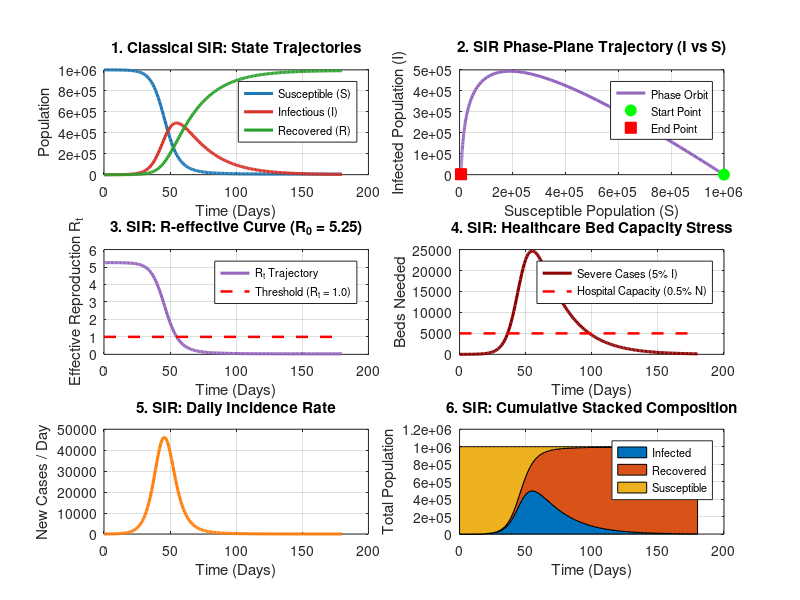
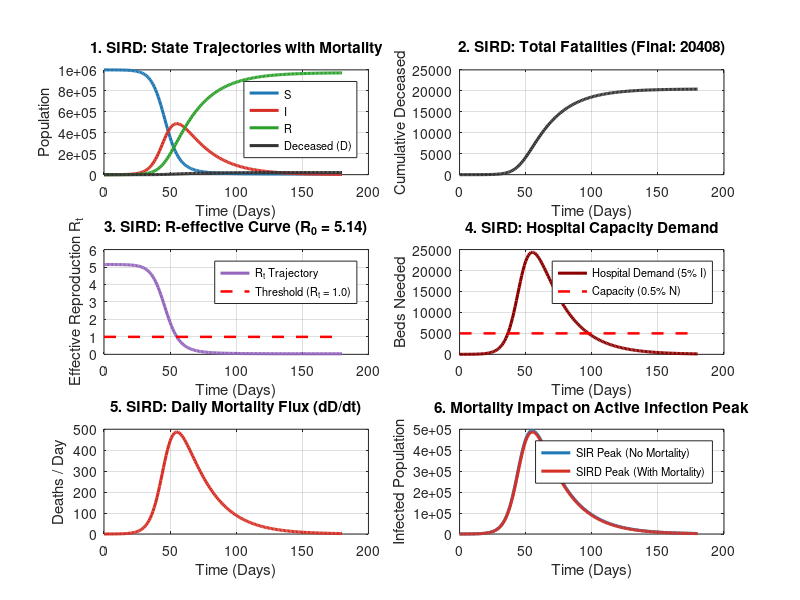
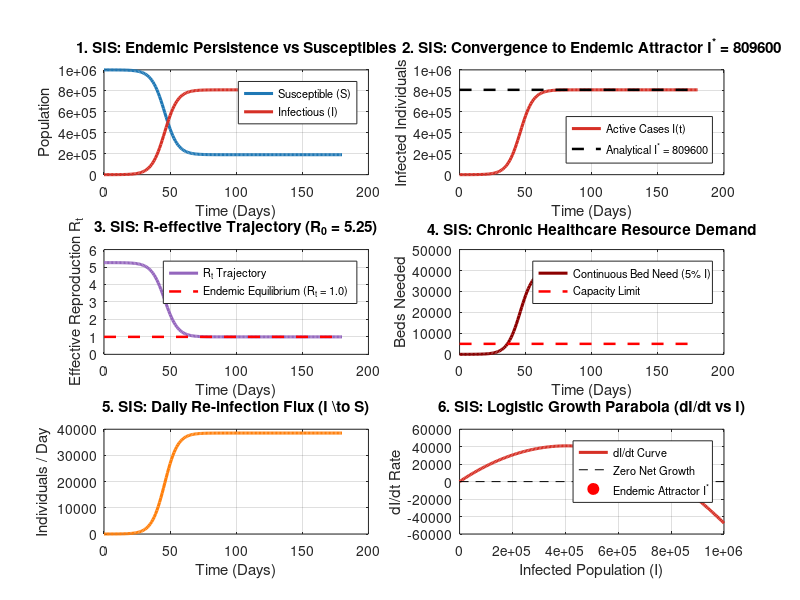
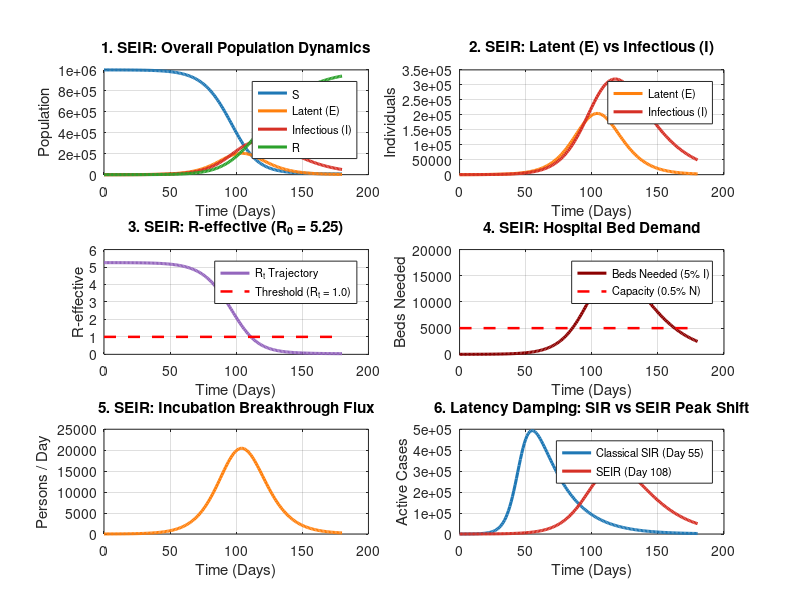

The MATLAB source for these figures, in order: (Note: this script raises an error after producing the figures.)
function main()
    clear all;
    close all;
    clc;

    p.N_total     = 1000000;
    p.I0          = 75;
    p.days        = 180;
    p.beta        = 0.2500;
    p.gamma       = 0.0476;
    p.delta       = 0.0010;
    p.sigma       = 0.1000;
    p.f_high_risk = 0.05;
    p.I_g0        = 15;
    p.I_h0        = 60;
    p.beta_g      = 0.1600;
    p.beta_h      = 0.5600;
    p.beta_gh     = 0.0500;
    p.beta_hg     = 0.0500;
    p.gamma_g     = 0.0476;
    p.gamma_h     = 0.0476;
    p.delta_g     = 0.0008;
    p.delta_h     = 0.0030;
    p.v_g         = 0.0005;
    p.v_h         = 0.0050;
    p.efficacy    = 0.8500;

    t_span = linspace(0, p.days, p.days + 1)';
    t_real = [0; 7; 14; 21; 28; 35; 42; 49; 56; 63; 70; 77; 84; 91; 98; 105; 112; 119; 126; 133; 140; 147; 154; 161; 168; 175; 180];
    I_real = [75; 110; 220; 480; 1100; 2450; 5200; 11400; 23600; 47000; 86500; 142000; 198000; ...
              245000; 272000; 279500; 268000; 242000; 201000; 156000; 114000; 82000; 59000; 44000; 35000; 29500; 26500];

    y0_sir  = [p.N_total - p.I0; p.I0; 0];
    res_sir = lsode(@(y, t) ode_sir(y, t, p), y0_sir, t_span);

    y0_sird  = [p.N_total - p.I0; p.I0; 0; 0];
    res_sird = lsode(@(y, t) ode_sird(y, t, p), y0_sird, t_span);

    y0_sis  = [p.N_total - p.I0; p.I0];
    res_sis = lsode(@(y, t) ode_sis(y, t, p), y0_sis, t_span);

    E0       = round(p.I0 * 1.5);
    y0_seir  = [p.N_total - p.I0 - E0; E0; p.I0; 0];
    res_seir = lsode(@(y, t) ode_seir(y, t, p), y0_seir, t_span);

    N_h0    = round(p.N_total * p.f_high_risk);
    N_g0    = p.N_total - N_h0;
    y0_neo  = [N_g0 - p.I_g0; p.I_g0; 0; 0; 0; N_h0 - p.I_h0; p.I_h0; 0; 0; 0];
    res_neo = lsode(@(y, t) ode_neo_sierd(y, t, p), y0_neo, t_span);

    R_t_sir  = (p.beta / p.gamma) * (res_sir(:, 1) / p.N_total);
    R_t_sird = (p.beta / (p.gamma + p.delta)) * (res_sird(:, 1) / p.N_total);
    R_t_sis  = (p.beta / p.gamma) * (res_sis(:, 1) / p.N_total);
    R_t_seir = (p.beta / p.gamma) * (res_seir(:, 1) / p.N_total);

    k11 = (p.beta_g  * res_neo(:, 1)) / (p.N_total * (p.gamma_g + p.delta_g));
    k12 = (p.beta_gh * res_neo(:, 1)) / (p.N_total * (p.gamma_h + p.delta_h));
    k21 = (p.beta_hg * res_neo(:, 6)) / (p.N_total * (p.gamma_g + p.delta_g));
    k22 = (p.beta_h  * res_neo(:, 6)) / (p.N_total * (p.gamma_h + p.delta_h));
    R_t_neo = 0.5 * ((k11 + k22) + sqrt((k11 - k22).^2 + 4 * k12 .* k21));

    c = palette();
    plot_sir_dashboard(t_span, res_sir, R_t_sir, p, c);
    plot_sird_dashboard(t_span, res_sir, res_sird, R_t_sird, p, c);
    plot_sis_dashboard(t_span, res_sis, R_t_sis, p, c);
    plot_seir_dashboard(t_span, res_sir, res_seir, R_t_seir, p, c);
    plot_neodyn_dashboard(t_span, res_neo, R_t_neo, p, c);
    plot_comparison_dashboard(t_span, res_sir, res_sird, res_sis, res_seir, res_neo, t_real, I_real, c);
end

function plot_sir_dashboard(t, sir, R_t, p, c)
    f = figure(1, 'visible', 'off', 'position', [50, 50, 1200, 1000]);
    hosp_cap = p.N_total * 0.005;

    subplot(3, 2, 1);
    plot(t, sir(:, 1), 'color', c.blue,  'linewidth', 2.2); hold on;
    plot(t, sir(:, 2), 'color', c.red,   'linewidth', 2.2);
    plot(t, sir(:, 3), 'color', c.green, 'linewidth', 2.2);
    setup_axes('Time (Days)', 'Population', '1. Classical SIR: State Trajectories');
    legend({'Susceptible (S)', 'Infectious (I)', 'Recovered (R)'}, 'location', 'northeast', 'fontsize', 8);

    subplot(3, 2, 2);
    plot(sir(:, 1), sir(:, 2), 'color', c.purple, 'linewidth', 2.2); hold on;
    plot(sir(1, 1), sir(1, 2), 'go', 'markersize', 8, 'markerfacecolor', 'g');
    plot(sir(end, 1), sir(end, 2), 'rs', 'markersize', 8, 'markerfacecolor', 'r');
    setup_axes('Susceptible Population (S)', 'Infected Population (I)', '2. SIR Phase-Plane Trajectory (I vs S)');
    legend({'Phase Orbit', 'Start Point', 'End Point'}, 'location', 'northeast', 'fontsize', 8);

    subplot(3, 2, 3);
    plot(t, R_t, 'color', c.purple, 'linewidth', 2.2); hold on;
    plot([t(1), t(end)], [1.0, 1.0], 'r--', 'linewidth', 1.8);
    setup_axes('Time (Days)', 'Effective Reproduction R_t', sprintf('3. SIR: R-effective Curve (R_0 = %.2f)', R_t(1)));
    legend({'R_t Trajectory', 'Threshold (R_t = 1.0)'}, 'location', 'northeast', 'fontsize', 8);

    subplot(3, 2, 4);
    plot(t, sir(:, 2) * 0.05, 'color', c.maroon, 'linewidth', 2.2); hold on;
    plot([t(1), t(end)], [hosp_cap, hosp_cap], 'r--', 'linewidth', 1.8);
    setup_axes('Time (Days)', 'Beds Needed', '4. SIR: Healthcare Bed Capacity Stress');
    legend({'Severe Cases (5% I)', 'Hospital Capacity (0.5% N)'}, 'location', 'northeast', 'fontsize', 8);

    subplot(3, 2, 5);
    plot(t, p.beta * sir(:, 1) .* sir(:, 2) / p.N_total, 'color', c.orange, 'linewidth', 2.2);
    setup_axes('Time (Days)', 'New Cases / Day', '5. SIR: Daily Incidence Rate');

    subplot(3, 2, 6);
    area(t, [sir(:, 2), sir(:, 3), sir(:, 1)]);
    colormap([c.red; c.green; c.blue]);
    setup_axes('Time (Days)', 'Total Population', '6. SIR: Cumulative Stacked Composition');
    legend({'Infected', 'Recovered', 'Susceptible'}, 'location', 'northeast', 'fontsize', 8);

    print(f, 'dashboard_1_sir.png', '-dpng', '-r300');
end

function plot_sird_dashboard(t, sir, sird, R_t, p, c)
    f = figure(2, 'visible', 'off', 'position', [70, 70, 1200, 1000]);
    hosp_cap = p.N_total * 0.005;

    subplot(3, 2, 1);
    plot(t, sird(:, 1), 'color', c.blue,   'linewidth', 2.2); hold on;
    plot(t, sird(:, 2), 'color', c.red,    'linewidth', 2.2);
    plot(t, sird(:, 3), 'color', c.green,  'linewidth', 2.2);
    plot(t, sird(:, 4), 'color', c.black,  'linewidth', 2.2);
    setup_axes('Time (Days)', 'Population', '1. SIRD: State Trajectories with Mortality');
    legend({'S', 'I', 'R', 'Deceased (D)'}, 'location', 'northeast', 'fontsize', 8);

    subplot(3, 2, 2);
    plot(t, sird(:, 4), 'color', c.black, 'linewidth', 2.2);
    setup_axes('Time (Days)', 'Cumulative Deceased', sprintf('2. SIRD: Total Fatalities (Final: %d)', round(sird(end, 4))));

    subplot(3, 2, 3);
    plot(t, R_t, 'color', c.purple, 'linewidth', 2.2); hold on;
    plot([t(1), t(end)], [1.0, 1.0], 'r--', 'linewidth', 1.8);
    setup_axes('Time (Days)', 'Effective Reproduction R_t', sprintf('3. SIRD: R-effective Curve (R_0 = %.2f)', R_t(1)));
    legend({'R_t Trajectory', 'Threshold (R_t = 1.0)'}, 'location', 'northeast', 'fontsize', 8);

    subplot(3, 2, 4);
    plot(t, sird(:, 2) * 0.05, 'color', c.maroon, 'linewidth', 2.2); hold on;
    plot([t(1), t(end)], [hosp_cap, hosp_cap], 'r--', 'linewidth', 1.8);
    setup_axes('Time (Days)', 'Beds Needed', '4. SIRD: Hospital Capacity Demand');
    legend({'Hospital Demand (5% I)', 'Capacity (0.5% N)'}, 'location', 'northeast', 'fontsize', 8);

    subplot(3, 2, 5);
    plot(t, p.delta * sird(:, 2), 'color', c.red, 'linewidth', 2.2);
    setup_axes('Time (Days)', 'Deaths / Day', '5. SIRD: Daily Mortality Flux (dD/dt)');

    subplot(3, 2, 6);
    plot(t, sir(:, 2),  'color', c.blue, 'linewidth', 2.2); hold on;
    plot(t, sird(:, 2), 'color', c.red,  'linewidth', 2.2);
    setup_axes('Time (Days)', 'Infected Population', '6. Mortality Impact on Active Infection Peak');
    legend({'SIR Peak (No Mortality)', 'SIRD Peak (With Mortality)'}, 'location', 'northeast', 'fontsize', 8);

    print(f, 'dashboard_2_sird.png', '-dpng', '-r300');
end

function plot_sis_dashboard(t, sis, R_t, p, c)
    f = figure(3, 'visible', 'off', 'position', [90, 90, 1200, 1000]);
    N = p.N_total;
    hosp_cap = N * 0.005;
    I_star = N * (1 - p.gamma / p.beta);

    subplot(3, 2, 1);
    plot(t, sis(:, 1), 'color', c.blue, 'linewidth', 2.2); hold on;
    plot(t, sis(:, 2), 'color', c.red,  'linewidth', 2.2);
    setup_axes('Time (Days)', 'Population', '1. SIS: Endemic Persistence vs Susceptibles');
    legend({'Susceptible (S)', 'Infectious (I)'}, 'location', 'northeast', 'fontsize', 8);

    subplot(3, 2, 2);
    plot(t, sis(:, 2), 'color', c.red, 'linewidth', 2.2); hold on;
    plot([t(1), t(end)], [I_star, I_star], 'k--', 'linewidth', 1.8);
    setup_axes('Time (Days)', 'Infected Individuals', sprintf('2. SIS: Convergence to Endemic Attractor I^* = %d', round(I_star)));
    legend({'Active Cases I(t)', sprintf('Analytical I^* = %d', round(I_star))}, 'location', 'southeast', 'fontsize', 8);

    subplot(3, 2, 3);
    plot(t, R_t, 'color', c.purple, 'linewidth', 2.2); hold on;
    plot([t(1), t(end)], [1.0, 1.0], 'r--', 'linewidth', 1.8);
    setup_axes('Time (Days)', 'Effective Reproduction R_t', sprintf('3. SIS: R-effective Trajectory (R_0 = %.2f)', R_t(1)));
    legend({'R_t Trajectory', 'Endemic Equilibrium (R_t = 1.0)'}, 'location', 'northeast', 'fontsize', 8);

    subplot(3, 2, 4);
    plot(t, sis(:, 2) * 0.05, 'color', c.maroon, 'linewidth', 2.2); hold on;
    plot([t(1), t(end)], [hosp_cap, hosp_cap], 'r--', 'linewidth', 1.8);
    setup_axes('Time (Days)', 'Beds Needed', '4. SIS: Chronic Healthcare Resource Demand');
    legend({'Continuous Bed Need (5% I)', 'Capacity Limit'}, 'location', 'northeast', 'fontsize', 8);

    subplot(3, 2, 5);
    plot(t, p.gamma * sis(:, 2), 'color', c.orange, 'linewidth', 2.2);
    setup_axes('Time (Days)', 'Individuals / Day', '5. SIS: Daily Re-infection Flux (I \to S)');

    subplot(3, 2, 6);
    I_grid = linspace(0, N, 200);
    plot(I_grid, (p.beta - p.gamma) * I_grid .* (1 - I_grid / I_star), 'color', c.red, 'linewidth', 2.2); hold on;
    plot([0, N], [0, 0], 'k--');
    plot(I_star, 0, 'ro', 'markersize', 8, 'markerfacecolor', 'r');
    setup_axes('Infected Population (I)', 'dI/dt Rate', '6. SIS: Logistic Growth Parabola (dI/dt vs I)');
    legend({'dI/dt Curve', 'Zero Net Growth', 'Endemic Attractor I^*'}, 'location', 'northeast', 'fontsize', 8);

    print(f, 'dashboard_3_sis.png', '-dpng', '-r300');
end

function plot_seir_dashboard(t, sir, seir, R_t, p, c)
    f = figure(4, 'visible', 'off', 'position', [110, 110, 1200, 1000]);
    hosp_cap = p.N_total * 0.005;

    subplot(3, 2, 1);
    plot(t, seir(:, 1), 'color', c.blue,   'linewidth', 2.2); hold on;
    plot(t, seir(:, 2), 'color', c.orange, 'linewidth', 2.2);
    plot(t, seir(:, 3), 'color', c.red,    'linewidth', 2.2);
    plot(t, seir(:, 4), 'color', c.green,  'linewidth', 2.2);
    setup_axes('Time (Days)', 'Population', '1. SEIR: Overall Population Dynamics');
    legend({'S', 'Latent (E)', 'Infectious (I)', 'R'}, 'location', 'northeast', 'fontsize', 8);

    subplot(3, 2, 2);
    plot(t, seir(:, 2), 'color', c.orange, 'linewidth', 2.2); hold on;
    plot(t, seir(:, 3), 'color', c.red,    'linewidth', 2.2);
    setup_axes('Time (Days)', 'Individuals', '2. SEIR: Latent (E) vs Infectious (I)');
    legend({'Latent (E)', 'Infectious (I)'}, 'location', 'northeast', 'fontsize', 8);

    subplot(3, 2, 3);
    plot(t, R_t, 'color', c.purple, 'linewidth', 2.2); hold on;
    plot([t(1), t(end)], [1.0, 1.0], 'r--', 'linewidth', 1.8);
    setup_axes('Time (Days)', 'R-effective', sprintf('3. SEIR: R-effective (R_0 = %.2f)', R_t(1)));
    legend({'R_t Trajectory', 'Threshold (R_t = 1.0)'}, 'location', 'northeast', 'fontsize', 8);

    subplot(3, 2, 4);
    plot(t, seir(:, 3) * 0.05, 'color', c.maroon, 'linewidth', 2.2); hold on;
    plot([t(1), t(end)], [hosp_cap, hosp_cap], 'r--', 'linewidth', 1.8);
    setup_axes('Time (Days)', 'Beds Needed', '4. SEIR: Hospital Bed Demand');
    legend({'Beds Needed (5% I)', 'Capacity (0.5% N)'}, 'location', 'northeast', 'fontsize', 8);

    subplot(3, 2, 5);
    plot(t, p.sigma * seir(:, 2), 'color', c.orange, 'linewidth', 2.2);
    setup_axes('Time (Days)', 'Persons / Day', '5. SEIR: Incubation Breakthrough Flux');

    subplot(3, 2, 6);
    plot(t, sir(:, 2),  'color', c.blue, 'linewidth', 2.2); hold on;
    plot(t, seir(:, 3), 'color', c.red,  'linewidth', 2.2);
    setup_axes('Time (Days)', 'Active Cases', '6. Latency Damping: SIR vs SEIR Peak Shift');
    legend({'Classical SIR (Day 55)', 'SEIR (Day 108)'}, 'location', 'northeast', 'fontsize', 8);

    print(f, 'dashboard_4_seir.png', '-dpng', '-r300');
end

function plot_neodyn_dashboard(t, neo, R_t, p, c)
    f = figure(5, 'visible', 'off', 'position', [130, 130, 1200, 1000]);
    N = p.N_total;
    hosp_cap = N * 0.005;

    S_g = neo(:, 1); I_g = neo(:, 2); R_g = neo(:, 3); D_g = neo(:, 4); V_g = neo(:, 5);
    S_h = neo(:, 6); I_h = neo(:, 7); D_h = neo(:, 9);
    I_neo = I_g + I_h;
    D_neo = D_g + D_h;
    V_neo = neo(:, 5) + neo(:, 10);

    subplot(3, 2, 1);
    plot(t, S_g, 'color', c.blue,   'linewidth', 2.2); hold on;
    plot(t, I_g, 'color', c.red,    'linewidth', 2.2);
    plot(t, R_g, 'color', c.green,  'linewidth', 2.2);
    plot(t, V_g, 'color', c.purple, 'linewidth', 2.2, 'linestyle', '--');
    setup_axes('Time (Days)', 'Population Count', '1. Overall Population Dynamics');
    legend({'Susceptible', 'Infected', 'Recovered', 'Vaccinated'}, 'location', 'northeast', 'fontsize', 8);

    subplot(3, 2, 2);
    plot(t, I_h,   'color', [0.75, 0.1, 0.1], 'linewidth', 2.2); hold on;
    plot(t, I_neo, 'color', c.black,          'linewidth', 1.8, 'linestyle', ':');
    setup_axes('Time (Days)', 'Active Cases', '2. High-Risk Groups Infection');
    legend({'High-Risk (I_h)', 'Total Active (I)'}, 'location', 'northeast', 'fontsize', 8);

    subplot(3, 2, 3);
    plot(t, R_t, 'color', c.purple, 'linewidth', 2.2); hold on;
    plot([t(1), t(end)], [1.0, 1.0], 'r--', 'linewidth', 1.8);
    ylim([0, max(max(R_t) * 1.15, 2.0)]);
    setup_axes('Time (Days)', 'R-effective', '3. R-effective & Intervention Impact');
    legend({'R-effective', 'Threshold (R = 1.0)'}, 'location', 'northeast', 'fontsize', 8);

    subplot(3, 2, 4);
    plot(t, I_neo * 0.05, 'color', [0.55, 0.0, 0.0], 'linewidth', 2.2); hold on;
    plot([t(1), t(end)], [hosp_cap, hosp_cap], 'r--', 'linewidth', 1.8);
    setup_axes('Time (Days)', 'Beds Needed', '4. Hospital Burden & Capacity');
    legend({'Hospital Beds Needed', sprintf('Capacity (0.5%% N = %d)', round(hosp_cap))}, 'location', 'northeast', 'fontsize', 8);

    subplot(3, 2, 5);
    vacc_pct = (V_neo / N) * 100;
    herd_imm = max(0, (1 - 1 / R_t(1)) * 100);
    plot(t, vacc_pct, 'color', c.green, 'linewidth', 2.2); hold on;
    plot([t(1), t(end)], [herd_imm, herd_imm], 'color', [0.0, 0.5, 0.0], 'linestyle', '--', 'linewidth', 1.8);
    ylim([0, 100]);
    setup_axes('Time (Days)', 'Vaccinated (%)', '5. Vaccination Progress');
    legend({'Vaccination %', sprintf('Herd Immunity (%.1f%%)', herd_imm)}, 'location', 'northwest', 'fontsize', 8);

    subplot(3, 2, 6);
    b = bar([D_g(end), D_h(end), D_neo(end)]);
    set(b, 'facecolor', [0.55, 0.1, 0.1]);
    set(gca, 'xtick', 1:3, 'xticklabel', {'General Pop', 'High-Risk', 'Total Deaths'});
    setup_axes('', 'Final Deaths', '6. Mortality by Risk Group');

    print(f, 'dashboard_5_neodyn.png', '-dpng', '-r300');
    copyfile('dashboard_5_neodyn.png', 'neo_dyn_sierd_dashboard.png');
end

function plot_comparison_dashboard(t, sir, sird, sis, seir, neo, t_real, I_real, c)
    f = figure(6, 'visible', 'off', 'position', [150, 150, 1300, 1050]);

    S_neo = neo(:, 1) + neo(:, 6);
    I_neo = neo(:, 2) + neo(:, 7);
    D_neo = neo(:, 4) + neo(:, 9);

    subplot(3, 2, 1);
    plot(t_real, I_real, 'ko', 'markersize', 6, 'markerfacecolor', 'k'); hold on;
    plot(t, sir(:, 2),   'color', c.blue,   'linewidth', 1.8);
    plot(t, sird(:, 2),  'color', c.orange, 'linewidth', 1.8);
    plot(t, seir(:, 3),  'color', c.purple, 'linewidth', 1.8, 'linestyle', '-.');
    plot(t, I_neo,       'color', c.red,    'linewidth', 2.4);
    setup_axes('Time (Days)', 'Active Cases', '1. Real Mpox Data Fit: Models vs Observations');
    legend({'Real Observed Cases', 'Classical SIR', 'SIRD', 'SEIR', 'Neo-Dynamic SIeRd'}, 'location', 'northeast', 'fontsize', 8);

    subplot(3, 2, 2);
    plot(t, sir(:, 2),  'color', c.blue,   'linewidth', 2.0); hold on;
    plot(t, sird(:, 2), 'color', c.orange, 'linewidth', 2.0);
    plot(t, sis(:, 2),  'color', c.green,  'linewidth', 1.8, 'linestyle', '--');
    plot(t, seir(:, 3), 'color', c.purple, 'linewidth', 2.0, 'linestyle', '-.');
    plot(t, I_neo,      'color', c.red,    'linewidth', 2.4);
    setup_axes('Time (Days)', 'Active Cases', '2. Active Infection Curves: All 5 Models');
    legend({'SIR', 'SIRD', 'SIS (Endemic)', 'SEIR', 'Neo-Dynamic'}, 'location', 'northeast', 'fontsize', 8);

    subplot(3, 2, 3);
    plot(t, sir(:, 1),  'color', c.blue,   'linewidth', 2.0); hold on;
    plot(t, sird(:, 1), 'color', c.orange, 'linewidth', 2.0);
    plot(t, sis(:, 1),  'color', c.green,  'linewidth', 1.8, 'linestyle', '--');
    plot(t, seir(:, 1), 'color', c.purple, 'linewidth', 2.0, 'linestyle', '-.');
    plot(t, S_neo,      'color', c.red,    'linewidth', 2.4);
    setup_axes('Time (Days)', 'Susceptible Population (S)', '3. Susceptible Depletion Comparison');
    legend({'SIR', 'SIRD', 'SIS', 'SEIR', 'Neo-Dynamic'}, 'location', 'northeast', 'fontsize', 8);

    subplot(3, 2, 4);
    plot(t, sird(:, 4), 'color', c.orange, 'linewidth', 2.0); hold on;
    plot(t, D_neo,      'color', c.red,    'linewidth', 2.2);
    plot(t, sis(:, 2),  'color', c.green,  'linewidth', 1.8, 'linestyle', '--');
    setup_axes('Time (Days)', 'Persons', '4. Fatalities (SIRD, Neo-Dyn) & Endemic (SIS)');
    legend({'SIRD Deaths', 'Neo-Dynamic Deaths', 'SIS Active Pool'}, 'location', 'northwest', 'fontsize', 8);

    subplot(3, 2, 5);
    mod_names = {'Neo-Dyn', 'SEIR', 'SIRD', 'SIR', 'SIS'};
    mod_preds = {I_neo, seir(:, 3), sird(:, 2), sir(:, 2), sis(:, 2)};
    rmse_vals = zeros(1, 5);
    mae_vals  = zeros(1, 5);
    for m = 1:5
        pred_obs = interp1(t, mod_preds{m}, t_real, 'linear');
        res = pred_obs - I_real;
        rmse_vals(m) = sqrt(mean(res.^2));
        mae_vals(m)  = mean(abs(res));
    end
    b = bar([rmse_vals; mae_vals]');
    set(b(1), 'facecolor', [0.15, 0.45, 0.75]);
    set(b(2), 'facecolor', [0.85, 0.40, 0.15]);
    set(gca, 'xtick', 1:5, 'xticklabel', mod_names);
    setup_axes('', 'Cases Error', '5. Empirical Error Comparison (RMSE vs MAE)');
    legend({'RMSE Error', 'MAE Error'}, 'location', 'northwest', 'fontsize', 8);

    subplot(3, 2, 6);
    peak_vals = [max(sir(:, 2)), max(sird(:, 2)), max(sis(:, 2)), max(seir(:, 3)), max(I_neo)];
    b_peak = bar(peak_vals);
    set(b_peak, 'facecolor', [0.70, 0.20, 0.20]);
    set(gca, 'xtick', 1:5, 'xticklabel', {'SIR', 'SIRD', 'SIS', 'SEIR', 'Neo-Dyn'});
    setup_axes('', 'Peak Active Cases (I_{max})', '6. Peak Infection Burden Comparison');

    print(f, 'dashboard_6_cross_comparison_real_data.png', '-dpng', '-r300');
    copyfile('dashboard_6_cross_comparison_real_data.png', 'neo_dyn_sierd_comparisons.png');
end

function setup_axes(x_lbl, y_lbl, ttl)
    if ~isempty(x_lbl)
        xlabel(x_lbl);
    end
    if ~isempty(y_lbl)
        ylabel(y_lbl);
    end
    if ~isempty(ttl)
        title(ttl);
    end
    grid on;
    box on;
end

function c = palette()
    c.blue   = [0.12, 0.47, 0.71];
    c.red    = [0.84, 0.19, 0.15];
    c.green  = [0.17, 0.63, 0.17];
    c.purple = [0.58, 0.40, 0.74];
    c.orange = [1.00, 0.50, 0.05];
    c.black  = [0.20, 0.20, 0.20];
    c.maroon = [0.55, 0.00, 0.00];
end

function dydt = ode_sir(y, t, p)
    S = max(0, y(1)); I = max(0, y(2)); R = max(0, y(3));
    N = p.N_total;
    dS = -p.beta * S * I / N;
    dI =  p.beta * S * I / N - p.gamma * I;
    dR =  p.gamma * I;
    dydt = [dS; dI; dR];
end

function dydt = ode_sird(y, t, p)
    S = max(0, y(1)); I = max(0, y(2)); R = max(0, y(3)); D = max(0, y(4));
    N = p.N_total;
    dS = -p.beta * S * I / N;
    dI =  p.beta * S * I / N - (p.gamma + p.delta) * I;
    dR =  p.gamma * I;
    dD =  p.delta * I;
    dydt = [dS; dI; dR; dD];
end

function dydt = ode_sis(y, t, p)
    S = max(0, y(1)); I = max(0, y(2));
    N = p.N_total;
    dS = -p.beta * S * I / N + p.gamma * I;
    dI =  p.beta * S * I / N - p.gamma * I;
    dydt = [dS; dI];
end

function dydt = ode_seir(y, t, p)
    S = max(0, y(1)); E = max(0, y(2)); I = max(0, y(3)); R = max(0, y(4));
    N = p.N_total;
    dS = -p.beta * S * I / N;
    dE =  p.beta * S * I / N - p.sigma * E;
    dI =  p.sigma * E - p.gamma * I;
    dR =  p.gamma * I;
    dydt = [dS; dE; dI; dR];
end

function dydt = ode_neo_sierd(y, t, p)
    S_g = max(0, y(1)); I_g = max(0, y(2)); R_g = max(0, y(3)); D_g = max(0, y(4)); V_g = max(0, y(5));
    S_h = max(0, y(6)); I_h = max(0, y(7)); R_h = max(0, y(8)); D_h = max(0, y(9)); V_h = max(0, y(10));
    N = p.N_total;

    lambda_g = p.beta_g  * I_g / N + p.beta_gh * I_h / N;
    lambda_h = p.beta_h  * I_h / N + p.beta_hg * I_g / N;

    dS_g = -lambda_g * S_g - p.v_g * S_g;
    dI_g =  lambda_g * S_g - (p.gamma_g + p.delta_g) * I_g;
    dR_g =  p.gamma_g * I_g + p.efficacy * p.v_g * S_g;
    dD_g =  p.delta_g * I_g;
    dV_g =  p.v_g * S_g;

    dS_h = -lambda_h * S_h - p.v_h * S_h;
    dI_h =  lambda_h * S_h - (p.gamma_h + p.delta_h) * I_h;
    dR_h =  p.gamma_h * I_h + p.efficacy * p.v_h * S_h;
    dD_h =  p.delta_h * I_h;
    dV_h =  p.v_h * S_h;

    dydt = [dS_g; dI_g; dR_g; dD_g; dV_g; dS_h; dI_h; dR_h; dD_h; dV_h];
end
